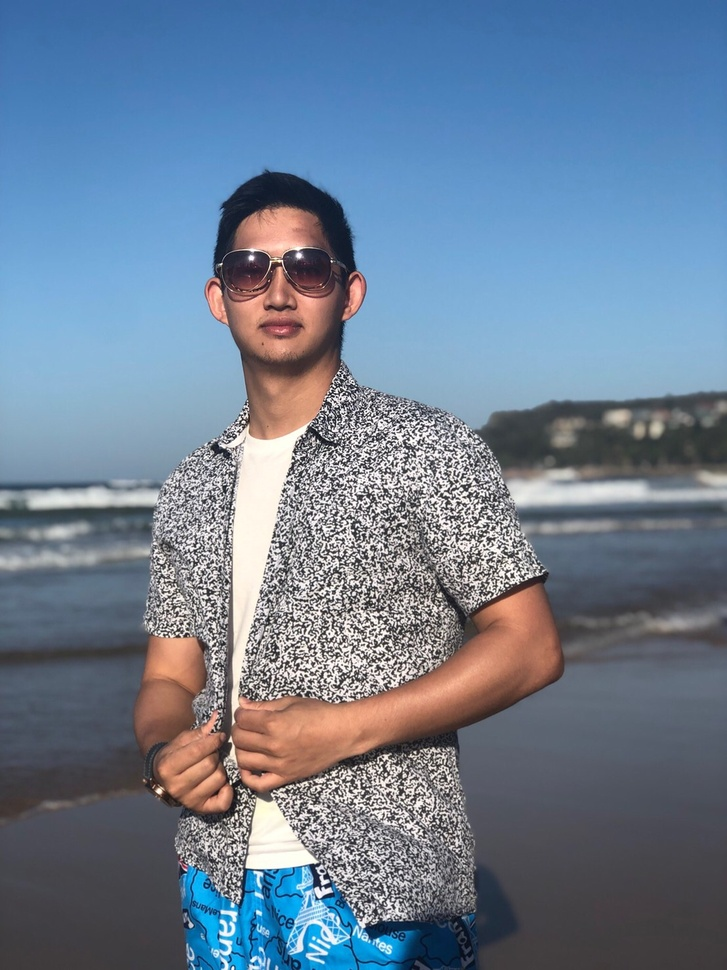
#> input picture Module1 CV Basic Technical/AUS.JPG, 727 x 970 px, shrunk from 1108 x 1478 before the run
$ python David_1_12_3_grayscale_histogram.py --image ../AUS.JPG
#> lines starting #> are read from the running program, lines starting #| are printed output that depends on the picture
# USAGE
# python David_1_12_3_grayscale_histogram.py --image "../../../CV-PyImageSearch Gurus Course/Dataset/data/beach.png"
# python David_1_12_3_grayscale_histogram.py --image "../../../CV-PyImageSearch Gurus Course/Dataset/data/a.jpg"


# import the necessary packages
from matplotlib import pyplot as plt
import argparse
import cv2

# construct the argument parser and parse the arguments
ap = argparse.ArgumentParser()
ap.add_argument("-i", "--image", required=True, help="Path to the image")
args = vars(ap.parse_args())

# load the image, convert it to grayscale
image = cv2.imread(args["image"])
#> image is the input picture: shape (970, 727, 3); mean B, G, R 147.5, 126.6, 109
image = cv2.cvtColor(image, cv2.COLOR_BGR2GRAY)
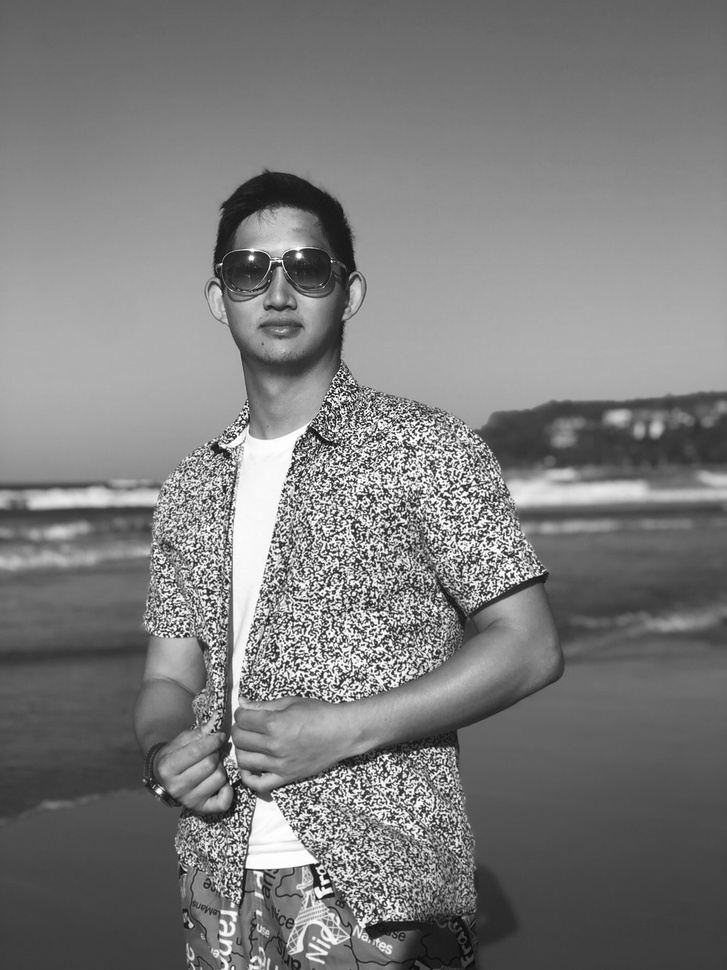
#> image: shape (970, 727); min 1, max 255, mean 123.7

# construct a grayscale histogram
hist = cv2.calcHist([image], [0], None, [256], [0, 256])
#> hist = 256 values, max 9669 at index 172, min 0 at index 0, mean 2754.6

# matplotlib expects RGB images so convert and then display the image
# with matplotlib to avoid GUI conflicts/errors (mainly on macOS)
plt.figure()
plt.axis("off")
plt.imshow(cv2.cvtColor(image, cv2.COLOR_GRAY2RGB))

# plot the histogram
plt.figure()
plt.title("Grayscale Histogram")
plt.xlabel("Bins")
plt.ylabel("# of Pixels")
plt.plot(hist)
plt.xlim([0, 256])

# normalize the histogram
hist /= hist.sum()
#> hist = 256 values, max 0.0137 at index 172, min 0 at index 0, mean 0.00391

# plot the normalized histogram
plt.figure()
plt.title("Grayscale Histogram (Normalized)")
plt.xlabel("Bins")
plt.ylabel("% of Pixels")
plt.plot(hist)
plt.xlim([0, 256])
plt.show()
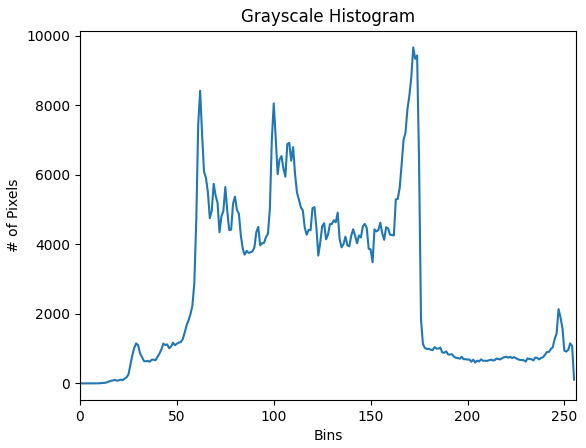
#> figure drawn by matplotlib, 1 panel; curve peaks at x = 172, y = 9669
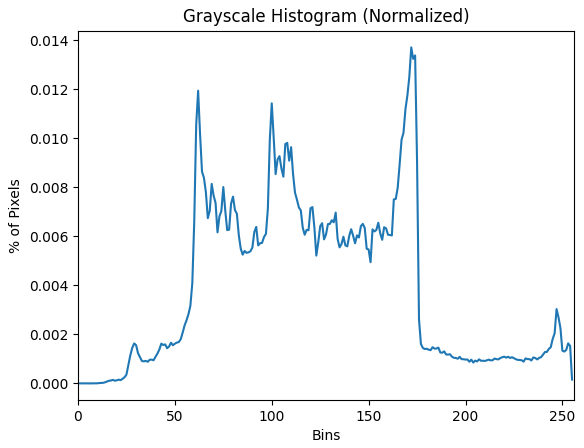
#> figure drawn by matplotlib, 1 panel; curve peaks at x = 172, y = 0.0137
